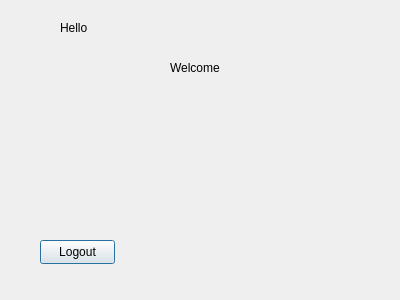
<?xml version="1.0" encoding="UTF-8"?>
<ui version="4.0">
 <class>WelcomeWindow</class>
 <widget class="QDialog" name="WelcomeWindow">
  <property name="geometry">
   <rect>
    <x>0</x>
    <y>0</y>
    <width>400</width>
    <height>300</height>
   </rect>
  </property>
  <property name="windowTitle">
   <string>Dialog</string>
  </property>
  <widget class="QLabel" name="helloLabel">
   <property name="geometry">
    <rect>
     <x>60</x>
     <y>20</y>
     <width>121</width>
     <height>16</height>
    </rect>
   </property>
   <property name="text">
    <string>Hello</string>
   </property>
  </widget>
  <widget class="QLabel" name="welcomeLabel">
   <property name="geometry">
    <rect>
     <x>170</x>
     <y>60</y>
     <width>61</width>
     <height>16</height>
    </rect>
   </property>
   <property name="text">
    <string>Welcome </string>
   </property>
  </widget>
  <widget class="QLabel" name="imageLabel">
   <property name="geometry">
    <rect>
     <x>50</x>
     <y>70</y>
     <width>311</width>
     <height>141</height>
    </rect>
   </property>
   <property name="text">
    <string/>
   </property>
  </widget>
  <widget class="QPushButton" name="logoutButton">
   <property name="geometry">
    <rect>
     <x>40</x>
     <y>240</y>
     <width>75</width>
     <height>24</height>
    </rect>
   </property>
   <property name="text">
    <string>Logout</string>
   </property>
  </widget>
 </widget>
 <resources/>
 <connections/>
</ui>
